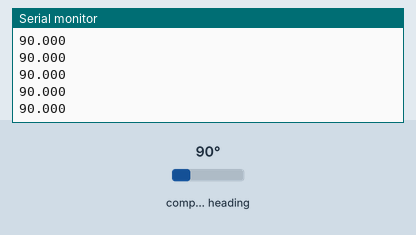
This program was run on a simulated Teensy 3. On the bench: the last lines printed to the serial monitor. Wiring (inferred from the names in the program): AS5600 angle sensor at I2C address 0x36. Inputs (shaded band) come from the test bench; at power-on: compass heading 90°.

Above: at 1.2 s.
1.3 s: compass heading set to 7°
At 2.1 s:
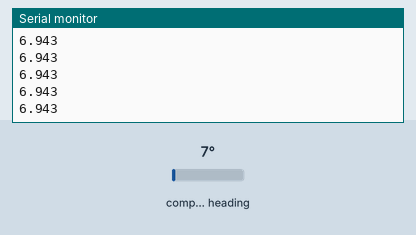
2.8 s: compass heading set to 180°
At 3.5 s:
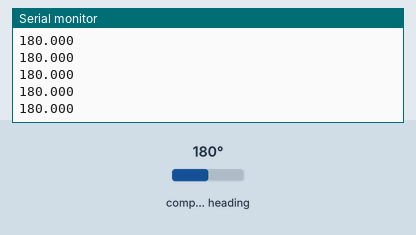
Timing chart, 0 to 5.8 s (numbered marks = the images above; inputs shaded):
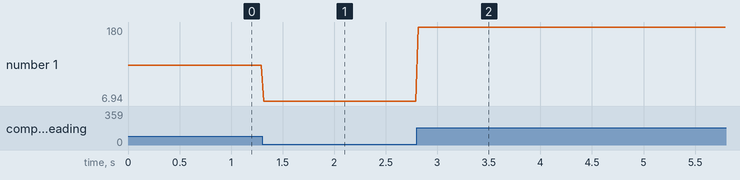

The program:

main.cpp
```cpp
#include <Wire.h>

const uint8_t AS5600_ADDR = 0x36;
const uint8_t RAW_ANGLE_REG = 0x0C;  // high byte; 0x0D is low byte

void setup() {
  Serial.begin(115200);
  Wire.begin();
  Wire.setClock(400000);  // 400kHz fast mode
}

uint16_t readAngle() {
  Wire.beginTransmission(AS5600_ADDR);
  Wire.write(RAW_ANGLE_REG);
  Wire.endTransmission(false);
  Wire.requestFrom(AS5600_ADDR, (uint8_t)2);
  uint16_t hi = Wire.read();
  uint16_t lo = Wire.read();
  return ((hi << 8) | lo) & 0x0FFF;  // 12-bit value, 0–4095
}

void loop() {
  uint16_t raw = readAngle();
  float degrees = (raw * 360.0f) / 4096.0f;
  Serial.println(degrees, 3);
  delay(20);  // 50 Hz
}
```

Measured:
- after the input at 1.3 s, the serial monitor: prints a new line at once (image 1)
- after the input at 2.8 s, the serial monitor: prints a new line at once (image 2)
- plotted number 1: 90 → 6.94 after the input at 1.3 s, 6.94 → 180 after the input at 2.8 s
